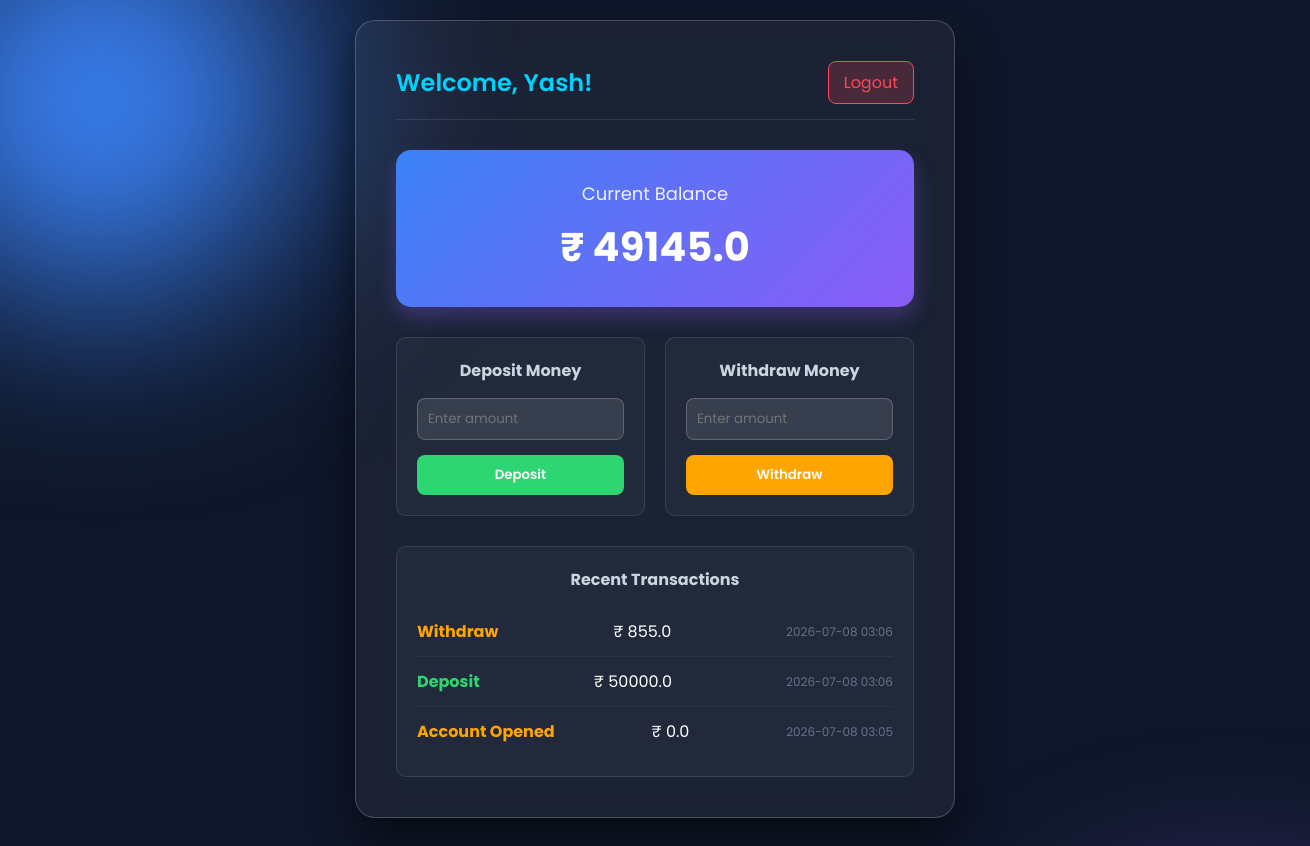
The app's page /dashboard (signed in) with its own data.
### tables this page shows
CREATE TABLE Accounts (
    account_number INTEGER PRIMARY KEY AUTOINCREMENT,
    user_id INTEGER,
    balance REAL DEFAULT 0.0,
    FOREIGN KEY (user_id) REFERENCES Users(user_id)
);

CREATE TABLE Transactions (
    transaction_id INTEGER PRIMARY KEY AUTOINCREMENT,
    user_id INTEGER,
    type TEXT NOT NULL, 
    amount REAL NOT NULL,
    date TIMESTAMP DEFAULT CURRENT_TIMESTAMP,
    FOREIGN KEY (user_id) REFERENCES Users(user_id)
);

### app.py (the view)
@app.route('/dashboard')
def dashboard():
    if 'user_id' not in session:
        return redirect('/')
    conn = sqlite3.connect('bank.db')
    cursor = conn.cursor()
    cursor.execute("SELECT balance FROM Accounts WHERE user_id = ?", (session['user_id'],))
    account = cursor.fetchone()
    current_balance = account[0] if account else 0.0
    cursor.execute("SELECT type, amount, date FROM Transactions WHERE user_id = ? ORDER BY date DESC LIMIT 5", (session['user_id'],))
    transactions = cursor.fetchall()
    conn.close()
    return render_template('dashboard.html', user_name=session['user_name'], balance=current_balance, transactions=transactions)

### templates/dashboard.html (shortened to what this page needs)
<!DOCTYPE html>
<html lang="en">
<head>
</head>
<body>
    <div class="dashboard-container">
        <div class="header">
            <h2>Welcome, {{ user_name }}!</h2>
            <a href="/logout" class="logout-btn">Logout</a>
        </div>
        <div class="balance-card">
            <h3>Current Balance</h3>
            <h1>₹ {{ balance }}</h1>
        </div>
        <div class="action-cards">
            <div class="action-card">
                <h4>Deposit Money</h4>
                <form action="/deposit" method="POST">
                    <input type="number" name="amount" placeholder="Enter amount" min="1" required>
                    <button type="submit" class="btn-deposit">Deposit</button>
                </form>
            </div>
            <div class="action-card">
                <h4>Withdraw Money</h4>
                <form action="/withdraw" method="POST">
                    <input type="number" name="amount" placeholder="Enter amount" min="1" required>
                    <button type="submit" class="btn-withdraw">Withdraw</button>
                </form>
            </div>
        </div>
        <div class="history-section">
            <h4>Recent Transactions</h4>
            <ul class="history-list">
                {% for t in transactions %}
                <li class="history-item">
                    <span class="{% if t[0] == 'Deposit' %}type-deposit{% else %}type-withdraw{% endif %}">
                        {{ t[0] }}
                    </span>
                    <span>₹ {{ t[1] }}</span>
                    <span class="history-date">{{ t[2][:16] }}</span>
                </li>
                {% else %}
                <li style="text-align: center; color: #64748b;">No transactions yet.</li>
                {% endfor %}
            </ul>
        </div>
    </div>
</body>
</html>

### templates/dashboard.html (style rules this page uses)
* { margin: 0; padding: 0; box-sizing: border-box; font-family: 'Poppins', sans-serif; }
body { min-height: 100vh; background: #0f172a; color: white; display: flex; justify-content: center; align-items: center; padding: 20px; }
body::before, body::after { content: ''; position: absolute; border-radius: 50%; filter: blur(100px); z-index: -1; }
body::before { width: 400px; height: 400px; background: #3b82f6; top: -100px; left: -100px; }
body::after { width: 350px; height: 350px; background: #8b5cf6; bottom: -100px; right: -100px; }
.dashboard-container { background: rgba(255, 255, 255, 0.05); backdrop-filter: blur(20px); border: 1px solid rgba(255, 255, 255, 0.2); padding: 40px; border-radius: 20px; width: 100%; max-width: 600px; box-shadow: 0 25px 45px rgba(0, 0, 0, 0.5); }
.header { display: flex; justify-content: space-between; align-items: center; margin-bottom: 30px; border-bottom: 1px solid rgba(255,255,255,0.1); padding-bottom: 15px; }
.header h2 { font-weight: 600; color: #00d2ff; }
.logout-btn { background: rgba(255, 71, 87, 0.2); color: #ff4757; padding: 8px 15px; border: 1px solid #ff4757; border-radius: 8px; text-decoration: none; transition: 0.3s; }
.balance-card { background: linear-gradient(135deg, #3b82f6, #8b5cf6); padding: 30px; border-radius: 15px; text-align: center; margin-bottom: 30px; box-shadow: 0 10px 20px rgba(139, 92, 246, 0.3); }
.balance-card h3 { font-size: 18px; font-weight: 400; opacity: 0.9; }
.balance-card h1 { font-size: 40px; margin-top: 10px; }
.action-cards { display: flex; gap: 20px; margin-bottom: 30px; }
.action-card { flex: 1; background: rgba(255, 255, 255, 0.03); padding: 20px; border-radius: 10px; border: 1px solid rgba(255, 255, 255, 0.1); text-align: center; }
.action-card h4 { margin-bottom: 15px; color: #cbd5e1; }
.action-card input { width: 100%; padding: 10px; margin-bottom: 15px; background: rgba(255, 255, 255, 0.1); border: 1px solid rgba(255, 255, 255, 0.2); color: white; border-radius: 8px; outline: none; }
.action-card button { width: 100%; padding: 10px; border: none; border-radius: 8px; font-weight: 600; cursor: pointer; color: white; transition: 0.3s; }
.btn-deposit { background: #2ed573; }
.btn-withdraw { background: #ffa502; }
.history-section { background: rgba(255, 255, 255, 0.03); padding: 20px; border-radius: 10px; border: 1px solid rgba(255, 255, 255, 0.1); }
.history-section h4 { color: #cbd5e1; margin-bottom: 15px; text-align: center; }
.history-list { list-style: none; }
.history-item { display: flex; justify-content: space-between; padding: 12px 0; border-bottom: 1px solid rgba(255,255,255,0.05); align-items: center; }
.history-item:last-child { border-bottom: none; }
.type-deposit { color: #2ed573; font-weight: bold; }
.type-withdraw { color: #ffa502; font-weight: bold; }
.history-date { color: #64748b; font-size: 12px; }

### records on screen
Accounts: balance "49145.0"
Transactions: type "Withdraw", amount "855.0", date "2026-07-08 03:06"
Transactions: type "Deposit", amount "50000.0", date "2026-07-08 03:06"
Transactions: type "Account Opened", amount "0.0", date "2026-07-08 03:05"

### other values on screen
{{ user_name }} "Yash"
